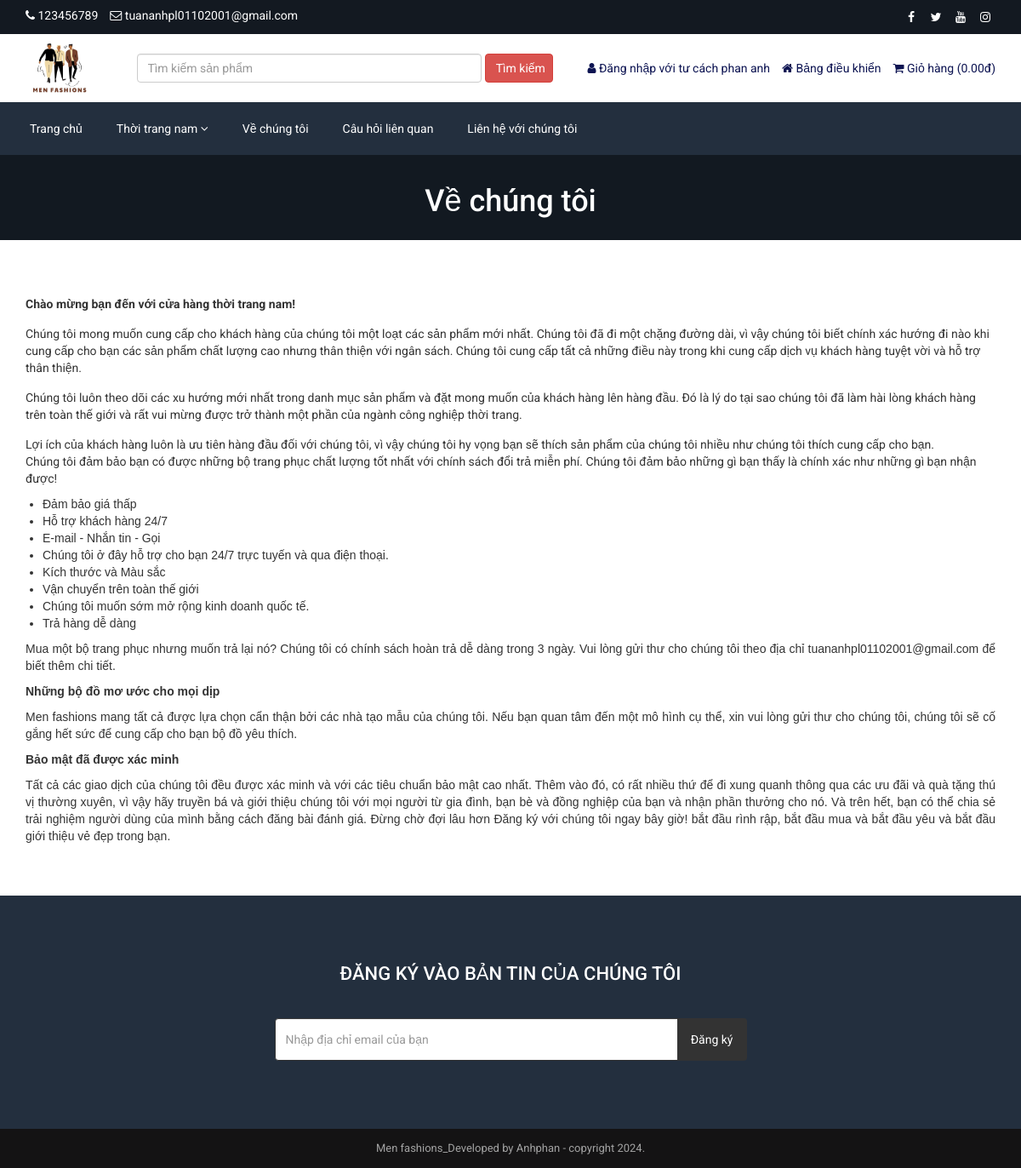
/about.php (signed in), run on the app's committed database.
### tables this page shows
CREATE TABLE `tbl_settings` (
  `id` int(11) NOT NULL,
  `logo` varchar(255) NOT NULL,
  `favicon` varchar(255) NOT NULL,
  `footer_about` mediumtext NOT NULL,
  `footer_copyright` mediumtext NOT NULL,
  `contact_address` mediumtext NOT NULL,
  `contact_email` varchar(255) NOT NULL,
  `contact_phone` varchar(255) NOT NULL,
  `contact_fax` varchar(255) NOT NULL,
  `contact_map_iframe` mediumtext NOT NULL,
  `receive_email` varchar(255) NOT NULL,
  `receive_email_subject` varchar(255) NOT NULL,
  `receive_email_thank_you_message` mediumtext NOT NULL,
  `forget_password_message` mediumtext NOT NULL,
  `total_recent_post_footer` int(10) NOT NULL,
  `total_popular_post_footer` int(10) NOT NULL,
  `total_recent_post_sidebar` int(11) NOT NULL,
  `total_popular_post_sidebar` int(11) NOT NULL,
  `total_featured_product_home` int(11) NOT NULL,
  `total_latest_product_home` int(11) NOT NULL,
  `total_popular_product_home` int(11) NOT NULL,
  `meta_title_home` mediumtext NOT NULL,
  `meta_keyword_home` mediumtext NOT NULL,
  `meta_description_home` mediumtext NOT NULL,
  `banner_login` varchar(255) NOT NULL,
  `banner_registration` varchar(255) NOT NULL,
  `banner_forget_password` varchar(255) NOT NULL,
  `banner_reset_password` varchar(255) NOT NULL,
  `banner_search` varchar(255) NOT NULL,
  `banner_cart` varchar(255) NOT NULL,
  `banner_checkout` varchar(255) NOT NULL,
  `banner_product_category` varchar(255) NOT NULL,
  `banner_blog` varchar(255) NOT NULL,
  `cta_title` varchar(255) NOT NULL,
  `cta_content` mediumtext NOT NULL,
  `cta_read_more_text` varchar(255) NOT NULL,
  `cta_read_more_url` varchar(255) NOT NULL,
  `cta_photo` varchar(255) NOT NULL,
  `featured_product_title` varchar(255) NOT NULL,
  `featured_product_subtitle` varchar(255) NOT NULL,
  `latest_product_title` varchar(255) NOT NULL,
  `latest_product_subtitle` varchar(255) NOT NULL,
  `popular_product_title` varchar(255) NOT NULL,
  `popular_product_subtitle` varchar(255) NOT NULL,
  `testimonial_title` varchar(255) NOT NULL,
  `testimonial_subtitle` varchar(255) NOT NULL,
  `testimonial_photo` varchar(255) NOT NULL,
  `blog_title` varchar(255) NOT NULL,
  `blog_subtitle` varchar(255) NOT NULL,
  `newsletter_text` mediumtext NOT NULL,
  `paypal_email` varchar(255) NOT NULL,
  `stripe_public_key` varchar(255) NOT NULL,
  `stripe_secret_key` varchar(255) NOT NULL,
  `bank_detail` mediumtext NOT NULL,
  `before_head` mediumtext NOT NULL,
  `after_body` mediumtext NOT NULL,
  `before_body` mediumtext NOT NULL,
  `home_service_on_off` int(11) NOT NULL,
  `home_welcome_on_off` int(11) NOT NULL,
  `home_featured_product_on_off` int(11) NOT NULL,
  `home_latest_product_on_off` int(11) NOT NULL,
  `home_popular_product_on_off` int(11) NOT NULL,
  `home_testimonial_on_off` int(11) NOT NULL,
  `home_blog_on_off` int(11) NOT NULL,
  `newsletter_on_off` int(11) NOT NULL,
  `ads_above_welcome_on_off` int(1) NOT NULL,
  `ads_above_featured_product_on_off` int(1) NOT NULL,
  `ads_above_latest_product_on_off` int(1) NOT NULL,
  `ads_above_popular_product_on_off` int(1) NOT NULL,
  `ads_above_testimonial_on_off` int(1) NOT NULL,
  `ads_category_sidebar_on_off` int(1) NOT NULL
);

CREATE TABLE `tbl_social` (
  `social_id` int(11) NOT NULL,
  `social_name` varchar(30) NOT NULL,
  `social_url` varchar(255) NOT NULL,
  `social_icon` varchar(30) NOT NULL
);

CREATE TABLE `tbl_top_category` (
  `tcat_id` int(11) NOT NULL,
  `tcat_name` varchar(255) NOT NULL,
  `show_on_menu` int(1) NOT NULL
);

CREATE TABLE `tbl_page` (
  `id` int(11) NOT NULL,
  `about_title` varchar(255) NOT NULL,
  `about_content` mediumtext NOT NULL,
  `about_banner` varchar(255) NOT NULL,
  `about_meta_title` varchar(255) NOT NULL,
  `about_meta_keyword` mediumtext NOT NULL,
  `about_meta_description` mediumtext NOT NULL,
  `faq_title` varchar(255) NOT NULL,
  `faq_banner` varchar(255) NOT NULL,
  `faq_meta_title` varchar(255) NOT NULL,
  `faq_meta_keyword` mediumtext NOT NULL,
  `faq_meta_description` mediumtext NOT NULL,
  `blog_title` varchar(255) NOT NULL,
  `blog_banner` varchar(255) NOT NULL,
  `blog_meta_title` varchar(255) NOT NULL,
  `blog_meta_keyword` mediumtext NOT NULL,
  `blog_meta_description` mediumtext NOT NULL,
  `contact_title` varchar(255) NOT NULL,
  `contact_banner` varchar(255) NOT NULL,
  `contact_meta_title` varchar(255) NOT NULL,
  `contact_meta_keyword` mediumtext NOT NULL,
  `contact_meta_description` mediumtext NOT NULL,
  `pgallery_title` varchar(255) NOT NULL,
  `pgallery_banner` varchar(255) NOT NULL,
  `pgallery_meta_title` varchar(255) NOT NULL,
  `pgallery_meta_keyword` mediumtext NOT NULL,
  `pgallery_meta_description` mediumtext NOT NULL,
  `vgallery_title` varchar(255) NOT NULL,
  `vgallery_banner` varchar(255) NOT NULL,
  `vgallery_meta_title` varchar(255) NOT NULL,
  `vgallery_meta_keyword` mediumtext NOT NULL,
  `vgallery_meta_description` mediumtext NOT NULL
);

### about.php (the view)
<?php require_once('header.php'); ?>
<?php
$statement = $pdo->prepare("SELECT * FROM tbl_page WHERE id=1");
$statement->execute();
$result = $statement->fetchAll(PDO::FETCH_ASSOC);
foreach ($result as $row) {
   $about_title = $row['about_title'];
    $about_content = $row['about_content'];
    $about_banner = $row['about_banner'];
}
?>
<div class="page-banner" style="background-image: url(assets/uploads/<?php echo $about_banner; ?>);">
    <div class="inner">
        <h1><?php echo $about_title; ?></h1>
    </div>
</div>
<div class="page">
    <div class="container">
        <div class="row">
            <div class="col-md-12">
                <p>
                    <?php echo $about_content; ?>
                </p>
            </div>
        </div>
    </div>
</div>
<?php require_once('footer.php'); ?>

### header.php (shortened to what this page needs)
<?php
include("admin/inc/config.php");
$statement = $pdo->prepare("SELECT * FROM tbl_settings WHERE id=1");
$statement->execute();
$result = $statement->fetchAll(PDO::FETCH_ASSOC);
foreach ($result as $row)
{
	$logo = $row['logo'];
	$contact_email = $row['contact_email'];
	$contact_phone = $row['contact_phone'];
}
?>
<!DOCTYPE html>
<html lang="en">
<head>
	<link rel="stylesheet" href="assets/css/bootstrap.min.css">
	<link rel="stylesheet" href="assets/css/font-awesome.min.css">
	<link rel="stylesheet" href="assets/css/owl.carousel.min.css">
	<link rel="stylesheet" href="assets/css/owl.theme.default.min.css">
	<link rel="stylesheet" href="assets/css/jquery.bxslider.min.css">
    <link rel="stylesheet" href="assets/css/magnific-popup.css">
    <link rel="stylesheet" href="assets/css/rating.css">
	<link rel="stylesheet" href="assets/css/spacing.css">
	<link rel="stylesheet" href="assets/css/bootstrap-touch-slider.css">
	<link rel="stylesheet" href="assets/css/animate.min.css">
	<link rel="stylesheet" href="assets/css/tree-menu.css">
	<link rel="stylesheet" href="assets/css/select2.min.css">
	<link rel="stylesheet" href="assets/css/main.css">
	<link rel="stylesheet" href="assets/css/style.css">
	<link rel="stylesheet" href="assets/css/responsive.css">
	<?php
	$statement = $pdo->prepare("SELECT * FROM tbl_page WHERE id=1");
	$statement->execute();
	$result = $statement->fetchAll(PDO::FETCH_ASSOC);
		?>
</head>
<body>
<div class="top">
	<div class="container">
		<div class="row">
			<div class="col-md-6 col-sm-6 col-xs-12">
				<div class="left">
					<ul>
						<li><i class="fa fa-phone"></i> <?php echo $contact_phone; ?></li>
						<li><i class="fa fa-envelope-o"></i> <?php echo $contact_email; ?></li>
					</ul>
				</div>
			</div>
			<div class="col-md-6 col-sm-6 col-xs-12">
				<div class="right">
					<ul>
						<?php
						$statement = $pdo->prepare("SELECT * FROM tbl_social");
						$statement->execute();
						$result = $statement->fetchAll(PDO::FETCH_ASSOC);
						foreach ($result as $row) {
							?>
							<?php if($row['social_url'] != ''): ?>
							<li><a href="<?php echo $row['social_url']; ?>"><i class="<?php echo $row['social_icon']; ?>"></i></a></li>
							<?php endif; ?>
							<?php
						}
						?>
					</ul>
				</div>
			</div>
		</div>
	</div>
</div>
<div class="header">
	<div class="container">
		<div class="row inner">
			<div class="col-md-3 logo" style="width: 10%;>
				<a href="index.php"><img src="assets/uploads/<?php echo $logo; ?>" alt="logo image"></a>
			</div>
			<div class="col-md-4 search-area" style="width: 45%;">
				<form class="navbar-form navbar-left" role="search" action="search-result.php" method="get">
					<div class="form-group">
						<input type="text" class="form-control search-top" placeholder="<?php echo LANG_VALUE_2; ?>" name="search_text">
					</div>
					<button type="submit" class="btn btn-danger"><?php echo LANG_VALUE_3; ?></button>
				</form>
			</div>
			<div class="col-md-5 right" style="width: 45%;">
				<ul>
					<?php
					if(isset($_SESSION['customer'])) {
						?>
						<li><i class="fa fa-user"></i> <?php echo LANG_VALUE_13; ?> <?php echo $_SESSION['customer']['cust_name']; ?></li>
						<li><a href="dashboard.php"><i class="fa fa-home"></i> <?php echo LANG_VALUE_89; ?></a></li>
						<?php
					} else {
						?>
						<li><a href="login.php"><i class="fa fa-sign-in"></i> <?php echo LANG_VALUE_9; ?></a></li>
						<li><a href="registration.php"><i class="fa fa-user-plus"></i> <?php echo LANG_VALUE_15; ?></a></li>
						<?php
					}
					?>
					<li><a href="cart.php"><i class="fa fa-shopping-cart"></i> <?php echo LANG_VALUE_18; ?>
					(<?php
					if(isset($_SESSION['cart_p_id'])) {
						$table_total_price = 0;
						$i=0;
	                    foreach($_SESSION['cart_p_qty'] as $key => $value)
	                    {
	                        $i++;
	                        $arr_cart_p_qty[$i] = $value;
	                    }                    $i=0;
	                    foreach($_SESSION['cart_p_current_price'] as $key => $value)
	                    {
	                        $i++;
	                        $arr_cart_p_current_price[$i] = $value;
	                    }
	                    for($i=1;$i<=count($arr_cart_p_qty);$i++) {
	                    	$row_total_price = $arr_cart_p_current_price[$i]*$arr_cart_p_qty[$i];
	                        $table_total_price = $table_total_price + $row_total_price;
	                    }
						echo number_format($table_total_price, '3', '.','');
					} else {
						echo '0.00';
					}
					?><?php echo LANG_VALUE_1; ?>)</a></li>
				</ul>
			</div>
		</div>
	</div>
</div>
<div class="nav">
	<div class="container">
		<div class="row">
			<div class="col-md-12 pl_0 pr_0">
				<div class="menu-container">
					<div class="menu">
						<ul>
							<li><a href="index.php">Trang chủ</a></li>
							<?php
							$statement = $pdo->prepare("SELECT * FROM tbl_top_category WHERE show_on_menu=1");
							$statement->execute();
							$result = $statement->fetchAll(PDO::FETCH_ASSOC);
							foreach ($result as $row) {
								?>
									<li><a href="product-category.php?id=<?php echo $row['tcat_id']; ?>&type=top-category"><?php echo $row['tcat_name']; ?> <i class="fa fa-angle-down" aria-hidden="true"></i></a>
								</li>
								<?php
							}
							?>
							<?php
							$statement = $pdo->prepare("SELECT * FROM tbl_page WHERE id=1");
							$statement->execute();
							$result = $statement->fetchAll(PDO::FETCH_ASSOC);
							foreach ($result as $row) {
								$about_title = $row['about_title'];
								$faq_title = $row['faq_title'];
								$contact_title = $row['contact_title'];
							}
							?>
							<li><a href="about.php"><?php echo $about_title; ?></a></li>
							<li><a href="faq.php"><?php echo $faq_title; ?></a></li>
							<li><a href="contact.php"><?php echo $contact_title; ?></a></li>
						</ul>
					</div>
				</div>
			</div>
		</div>
	</div>
</div>

### footer.php (shortened to what this page needs)
<?php
$statement = $pdo->prepare("SELECT * FROM tbl_settings WHERE id=1");
$statement->execute();
$result = $statement->fetchAll(PDO::FETCH_ASSOC);
foreach ($result as $row)
{
	$footer_copyright = $row['footer_copyright'];
    $newsletter_on_off = $row['newsletter_on_off'];
}
?>
<?php if($newsletter_on_off == 1): ?>
<section class="home-newsletter">
	<div class="container">
		<div class="row">
			<div class="col-md-6 col-md-offset-3">
				<div class="single">
				<form action="" method="post">
					<h2><?php echo LANG_VALUE_93; ?></h2>
					<div class="input-group">
			        	<input type="email" class="form-control" placeholder="<?php echo LANG_VALUE_95; ?>" name="email_subscribe">
			         	<span class="input-group-btn">
			         	<button class="btn btn-theme" type="submit" name="form_subscribe"><?php echo LANG_VALUE_92; ?></button>
			         	</span>
			        </div>
				</div>
			</div>
		</div>
	</div>
</section>
<?php endif; ?>
<div class="footer-bottom">
	<div class="container">
		<div class="row">
			<div class="col-md-12 copyright">
				<?php echo $footer_copyright; ?>
			</div>
		</div>
	</div>
</div>
</body>
</html>

### assets/css/main.css (style rules this page uses)
* { margin: 0; padding: 0; }
body { font-family: "Roboto", sans-serif; font-size: 14px; }
h1, h2, h3, h4, h5, h6 { font-family: "Roboto", sans-serif; }
a { text-decoration: none; }
.top { width: 100%; height: 40px; background: #131921; }
.top .left { float: left; }
.top .left ul { padding-top: 8px; }
.top .left ul li { list-style-type: none; float: left; margin-right: 14px; color: white; }
.top .left ul li i { color: white; }
.top .right { float: right; }
.top .right ul { padding-top: 8px; }
.top .right ul li { list-style-type: none; float: left; margin-left: 5px; }
.top .right ul li a { color: white; width: 24px; height: 24px; line-height: 24px; text-align: center; border-radius: 50%; display: block; transition: all 0.4s ease; }
.header { width: 100%; height: auto; background: #fff; }
.header .inner { height: auto; display: table; }
.header .logo { float: none; display: table-cell; vertical-align: middle; }
.header .logo img { max-width: 100%; height: 80px; }
.header .navbar-form .form-control { width: 300px; }
.header .search-area { float: none; display: table-cell; vertical-align: middle; }
.header .search-area .form-group { width: calc(100% - 84px); }
.header .search-area button { width: 80px; }
.header .search-area form { width: 100%; }
.header .right { float: none; display: table-cell; vertical-align: middle; padding-right: 0; }
.header .right ul { float: right; margin-bottom: 0; }
.header .right ul li { list-style-type: none; float: left; margin-left: 14px; color: #0d1452; }
.header .right ul li a { color: #0d1452; }
.header .navbar-form .search-top { width: 100%; }
.nav { background: #232f3e; }
.menu-container { width: 100%; margin: 0 auto; background: #232f3e; }
.menu-dropdown-icon:before { content: "\f067"; font-family: "FontAwesome"; display: none; cursor: pointer; float: right; padding: 1.5em 2em; background: #fff; color: #333; }
.menu > ul { margin: 0 auto; width: 100%; list-style: none; padding: 0; position: relative; box-sizing: border-box; }
.menu > ul:before, .menu > ul:after { content: ""; display: table; }
.menu > ul:after { clear: both; }
.menu > ul > li { float: left; padding: 0; margin: 0; }
.menu > ul > li a { text-decoration: none; padding: 1.5em 20px; display: block; color: #fff; }
.footer-bottom { width: 100%; height: auto; background: #141314; padding: 14px 0; }
.footer-bottom .copyright { font-size: 13px; color: #a3a3a3; text-align: center; }
.page-banner { width: 100%; height: auto; background-repeat: no-repeat; background-position: center center; -webkit-background-size: cover; background-size: cover; position: relative; padding-top: 15px; padding-bottom: 15px; overflow: hidden; }
.page-banner h1 { color: #fff; text-align: center; z-index: 999; position: relative; }
.page { width: 100%; height: auto; padding-top: 50px; padding-bottom: 50px; }
.home-newsletter { padding: 80px 0; background: #232f3e; }
.home-newsletter .single { max-width: 650px; margin: 0 auto; text-align: center; position: relative; z-index: 2; }
.home-newsletter .single h2 { font-size: 22px; color: white; text-transform: uppercase; margin-bottom: 40px; margin-top: 0; }
.home-newsletter .single .form-control { height: 50px; border-color: #333; outline: none; }
.home-newsletter .single .btn { min-height: 50px; background: #333; color: #fff; padding-left: 15px; padding-right: 15px; }

### assets/css/responsive.css (style rules this page uses)
@media only screen and (min-width: 992px) { .header .inner { width: 100%; } }
@media only screen and (min-width: 992px) { .header .search-area { padding-right: 0; } }
@media only screen and (min-width: 992px) { .header .search-area form { padding-right: 0; } }
@media only screen and (min-width: 992px) { .header .container { padding-right: 0; } }

### data on the page
tbl_settings: contact_phone "123456789", contact_email "tuananhpl01102001@gmail.com", logo (picture), footer_copyright "Men fashions_Developed by Anhphan - copyright 2024."
tbl_top_category: tcat_name "Thời trang nam"
tbl_page: about_title "Về chúng tôi", faq_title "Câu hỏi liên quan", contact_title "Liên hệ với chúng tôi", about_banner (picture), about_content "Chào mừng bạn đến với cửa hàng thời trang nam! Chúng tôi mong muốn cung cấp cho khách hàng của chúng tôi một loạt các sản phẩm mới nhất. Chúng tôi đã đi một chặng đường dài, vì vậy chúng tôi biết chính xác hướng đi nào khi cung cấp cho bạn các sản phẩm chất lượng cao nhưng thân thiện với ngân sách. Chúng tôi cung cấp tất cả những điều này trong khi cung cấp dịch vụ khách hàng tuyệt vời và hỗ trợ thân thiện. Chúng tôi luôn theo dõi các xu hướng mới nhất trong danh mục sản phẩm và đặt mong muốn của khách hàng lên hàng đầu. Đó là lý do tại sao chúng tôi đã làm hài lòng khách hàng trên toàn thế giới và rất vui mừng được trở thành một phần của ngành công nghiệp thời trang. Lợi ích của khách hàng…"

### other printed values
LANG_VALUE_3 "Tìm kiếm"
LANG_VALUE_13 "Đăng nhập với tư cách"
$_SESSION['customer']['cust_name'] "phan anh"
LANG_VALUE_89 "Bảng điều khiển"
LANG_VALUE_18 "Giỏ hàng"
LANG_VALUE_1 "đ"
LANG_VALUE_93 "ĐĂNG KÝ VÀO BẢN TIN CỦA CHÚNG TÔI"
LANG_VALUE_92 "Đăng ký"
